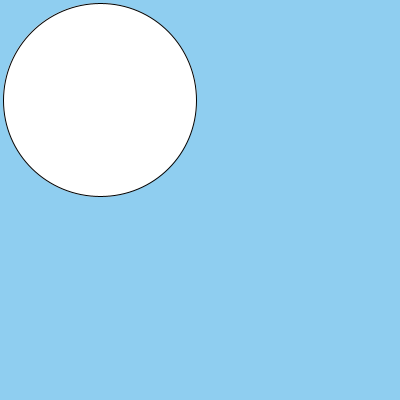
Frame 1 (no input)
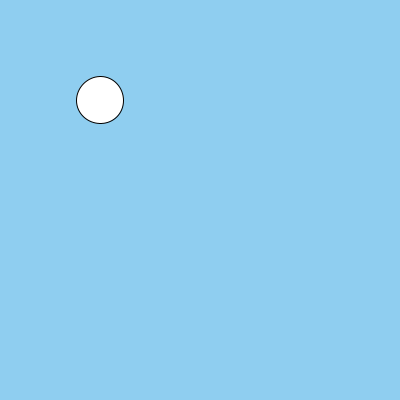
Frame 60 (the mouse pressed at the canvas centre just before this capture)
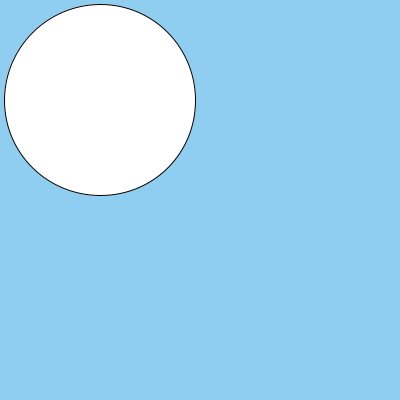
Frame 120 (the mouse held since frame 60 and released just before this capture)

The Processing sketch that drew these frames (run headless with seeded random() and noise(); from frame 60 on, the mouse is pressed at the canvas centre):

// Processing sketch: processing_14843
// ── processing_14843.pde

void setup(){
  size(400,400);
  background(143,206,240);
}

void draw(){
  background(143,206,240);
  float diam = random(300);
  ellipse(width/4,height/4,diam,diam);
}
